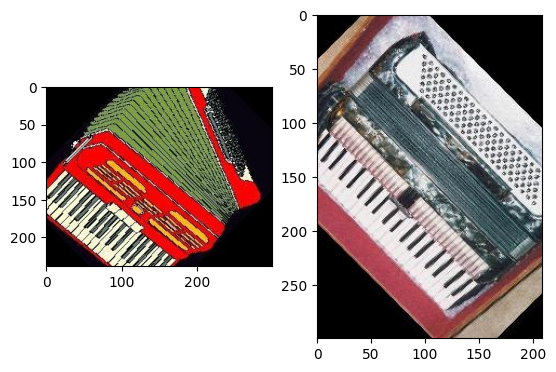
#> input picture assignment_4/src/bhattacharyya_dist.png, 556 x 372 px, given in place of camera.png, which was not available
$ python assignment_5.py
#> lines starting #> are read from the running program, lines starting #| are printed output that depends on the picture; after the words box and inside, x2 and y2 are one past the last pixel; in counts of white or black regions, pixels touching at a corner belong together; pictures that were not available may be replaced by others from this repository, and a replacement may not be noted
import copy

import cv2 as cv
import numpy as np
import matplotlib.pyplot as plt

from collections import Counter
from sklearn.cluster import KMeans
from skimage.segmentation import chan_vese

IMG_PATH = './src/'
IMG_NAMES = ['camera', 'coins', 'rocksample', 'page']
SECONDARY_IMG_NAMES = ['Checkerboard', 'lenna']


def imread(name):
    return cv.imread(f'{IMG_PATH}{name}.png', cv.IMREAD_GRAYSCALE)


# [5 lines left out: function imshow_gray, not called in this run]


def imshow_row(imgs, titles, suptitle=''):
    length = len(imgs)
    fig, axs = plt.subplots(1, length, figsize=(16, 9))
    for i, img in enumerate(imgs):
        try:
            axs[i].imshow(img, cmap='gray')
            axs[i].axis('off')
        except TypeError:
            axs[i].plot(img)

        axs[i].set_title(titles[i])
    if suptitle:
        plt.suptitle(suptitle)
    plt.show()


def kmeans_clustering(img, k=2):
    X = img.reshape((-1, 1))
    k_m = KMeans(n_clusters=k)
    k_m.fit(X)
    values = k_m.cluster_centers_.squeeze()
    labels = k_m.labels_
    return values, labels


def run_kmeans(img, k=2, plot=False):
    values, labels = kmeans_clustering(img, k)
    img_segm = np.choose(labels, values)
    img_segm.shape = img.shape
    if plot:
        imshow_row([img, img_segm], ['Original', 'K-means segmented'])
    return img_segm


def otsu_thresholding(img):
    ret, th = cv.threshold(img, 0, 255, cv.THRESH_BINARY + cv.THRESH_OTSU)
    return ret, th


# [5 lines left out: function run_otsu, not called in this run]


def cleaning_alg(img, nn=4, iterations=1, threshold=4):
    assert threshold <= nn
    cleaned_img = np.copy(img)
    for it in range(iterations):
        for row in range(1, cleaned_img.shape[0] - 1):
            for col in range(1, cleaned_img.shape[1] - 1):
                if nn == 4:
                    neighbours = [cleaned_img[row - 1][col],
                                  cleaned_img[row][col + 1],
                                  cleaned_img[row + 1][col],
                                  cleaned_img[row][col - 1]]
                elif nn == 8:
                    neighbours = [cleaned_img[row - 1][col],
                                  cleaned_img[row][col + 1],
                                  cleaned_img[row + 1][col],
                                  cleaned_img[row][col - 1],
                                  cleaned_img[row - 1][col + 1],
                                  cleaned_img[row + 1][col + 1],
                                  cleaned_img[row + 1][col - 1],
                                  cleaned_img[row - 1][col - 1]]
                vote_count = Counter(neighbours)
                max_votes = sorted(vote_count.items(), key=lambda v: v[1])
                max_vote = max_votes[-1]
                if max_vote[1] >= threshold and max_vote[0] != cleaned_img[row][col]:
                    cleaned_img[row][col] = max_vote[0]
    return cleaned_img


def run_cleaning(img, nn=4, it=1, threshold=4):
    cleaned = cleaning_alg(img, nn, it, threshold)
    imshow_row([img, cleaned], ["Original Image", "Cleaned Image"])


# [49 lines left out: functions chan_vese_segmentation, run_chan_vese, run_example_img, run_all_imgs, not called in this run]


def main():
    # run_example_img(IMG_NAMES[0], 2)
    # run_all_imgs()
    img = imread(IMG_NAMES[0])
#> in imread, `return cv.imread(f'{IMG_PATH}{name}.png', cv.IMREAD_GRAYSCALE)`:
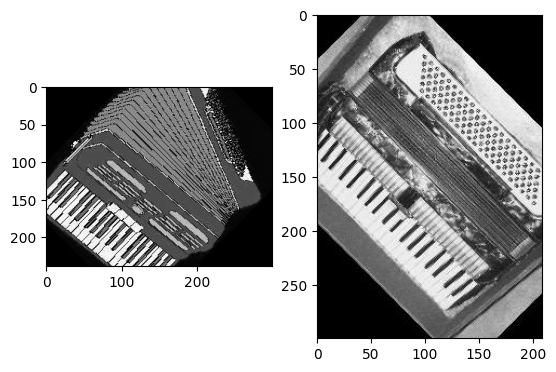
#> returned value: shape (372, 556); min 0, max 255, mean 167.4
    km = run_kmeans(img)
#> in run_kmeans, `values, labels = kmeans_clustering(img, k)`: values = [58.35, 242.4]
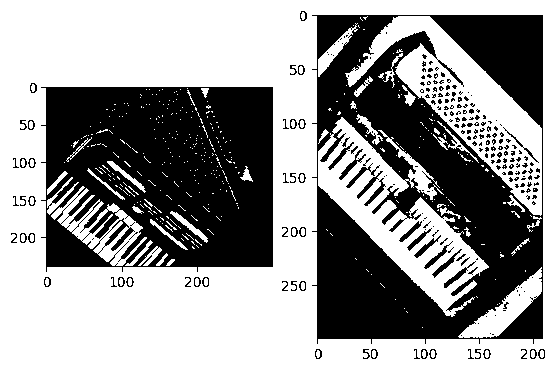
#> km: shape (372, 556) float64; values 58.35 (black) and 242.4 (white), 59.2% white; 248 black regions (190 under 20 px), largest, box (x1, y1, x2, y2) and area: (312, 15, 543, 344) 43636, (41, 87, 273, 272) 35977, (339, 149, 366, 180) 160
    run_cleaning(img=km, nn=8, it=10, threshold=4)
#> after the loop in cleaning_alg, `for it in range(iterations):`:
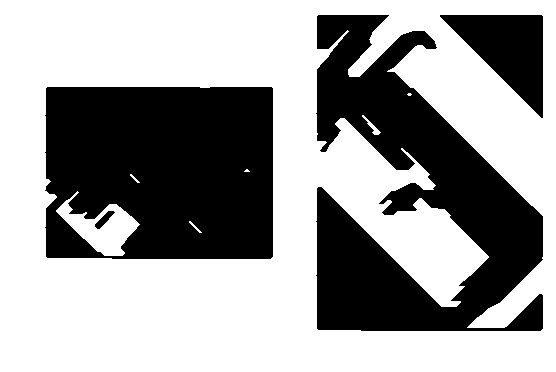
#> cleaned_img: shape (372, 556) float64; values 58.35 (black) and 242.4 (white), 61.9% white; 4 black regions, box (x1, y1, x2, y2) and area: (316, 15, 543, 331) 36847, (45, 87, 273, 259) 36394, (440, 15, 543, 118) 5457, (95, 211, 115, 229) 139
#> in imshow_row, `length = len(imgs)`: length = 2
#> the loop in imshow_row, `for i, img in enumerate(imgs):` made 2 passes
#> in imshow_row, `plt.show()`:
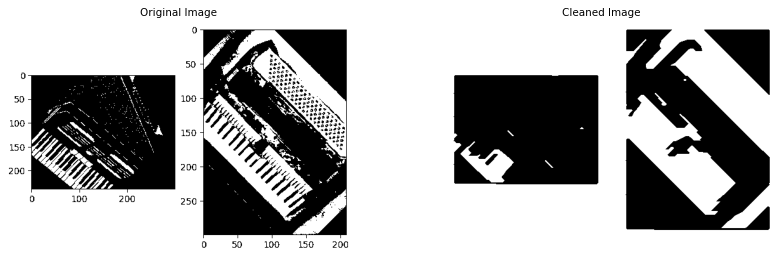
#> figure drawn by matplotlib, 2 panels
    # run_chan_vese(IMG_NAMES[0])


if __name__ == '__main__':
    main()
